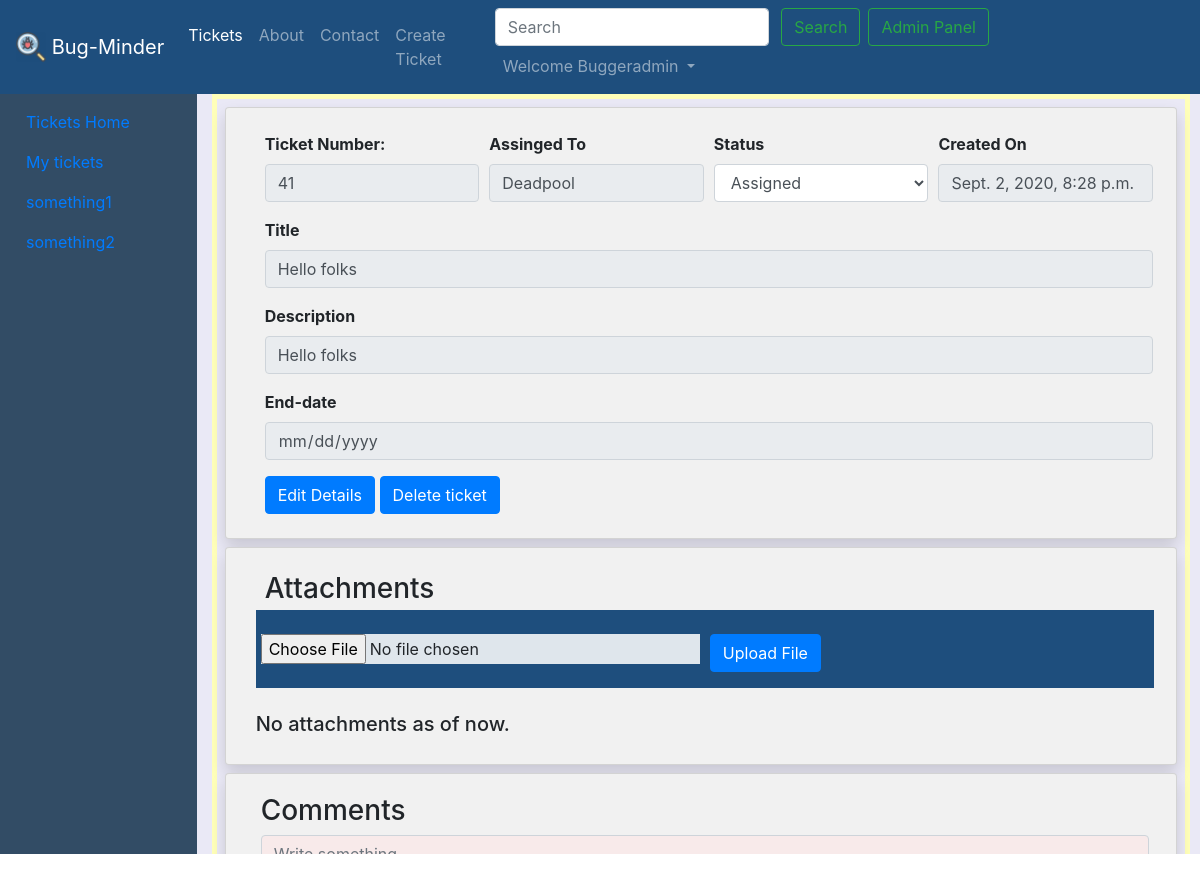
Page /tickets/41 (signed in) on the committed database.
### tickets/models.py (models this page shows, shortened)
class Ticket(models.Model):
    tno = models.AutoField(primary_key=True)
    title = models.CharField(max_length=255)
    content = models.TextField()
    author = models.CharField(max_length=100)
    status = models.CharField(max_length=20, default='Assigned')
    slug = models.CharField(max_length=130)
    timestamp = models.DateTimeField(default=now)
    end_date = models.DateTimeField(null=True, blank=True)

### tickets/views.py (the view)
# urls.py: path('<str:tno>', views.ticketDetails, name='ticketDetails'),
@login_required
def ticketDetails(request, tno):
    ticket = Ticket.objects.filter(tno=tno).first()
    comments = TicketComment.objects.filter(ticket=ticket)
    attachments = TicketAttachment.objects.filter(ticket=ticket)
    context = {
        'ticket': ticket,
        'comments': comments,
        'attachments': attachments
    }
    return render(request, 'tickets/ticketDetails.html', context)

### templates/tickets/ticketDetails.html (shortened to what this page needs)
{% extends 'ticketBase.html' %}
{% block ticketBody %}
<div id="div1" style="height: 760px;position:relative;">
    <div id="div2" style="max-height:100%;overflow:auto; ">
        <div id="div3" style="height:1500px;border:5px solid rgb(255 255 185);">
            <div class="card shadow m-2">
                <form>
                    <div class="container-fluid m-2">
                        <div class="form-row">
                            <div class="form-group col-md-3">
                                <label for="inputEmail4"><strong>Ticket Number:</strong></label>
                                <input type="text" class="form-control" id="tno" name="tno" value='{{ticket.tno}}'
                                    readonly>
                            </div>
                            <div class="form-group col-md-3">
                                <label for="author"><strong>Assinged To</strong></label>
                                <input type="text" class="form-control" id="author" name="author"
                                    value="{{ticket.author}}" readonly>
                            </div>
                            <div class="form-group col-md-3">
                                <label for="Status"><strong>Status</strong></label>
                                <select class="form-control" name="Status" id="Status">
                                    <option value="{{ticket.status}}" selected><b>{{ticket.status}}</b></option>
                                </select>
                            </div>
                            <div class="form-group col-md-3">
                                <label for="timestamp"><strong>Created On</strong></label>
                                <input type="text" class="form-control" id="timestamp" name="timestamp"
                                    value="{{ticket.timestamp}}" readonly>
                            </div>
                        </div>
                        <div class="form-group">
                            <label for="Title"><strong>Title</strong></label>
                            <input type="text" class="form-control" id="Title" name="Title" value="{{ticket.title}}"
                                readonly>
                        </div>
                        <div class="form-group">
                            <label for="Description"><strong>Description</strong></label>
                            <input type="text" class="form-control" id="Description" name="Description"
                                value="{{ticket.content}}" readonly>
                        </div>
                        <div class="form-group">
                            <label for="enddate"><strong>End-date</strong></label>
                            <input type="date" class="form-control" id="end_date" name="end_date"
                                value="{{ticket.end_date|date:'Y-m-d'}}" readonly>
                        </div>
                        <a role="button" class="btn btn-primary" data-toggle="modal" data-target="#editTicketModal" title="Edit this ticket">Edit
                            Details</a>
                        <a role="button" class="btn btn-primary" data-toggle="modal"
                            data-target="#deleteTicketModal" title="Delete this ticket">Delete
                            ticket</a>
                    </div>
                </form>
            </div>
            <div class="card shadow m-2">
                <div class="container-fluid m-1">
                    <h3 class="m-1">Attachments</h3>
                    <form action="/tickets/ticketAttachments" method="POST" enctype="multipart/form-data">
                        <div class="form-row" style="background-color: #1e4e7d !important;">
                            <div class="form-group col-md-6">
                                {% comment %} <label for="attachment">Upload file(s):</label> {% endcomment %}<br>
                                <input type="file" class="form-control-file"
                                    style="background-color: #dfe6ec !important;" id="attachment" name="attachment"
                                    required="" oninvalid="this.setCustomValidity('Sorry!! we cannot upload AIR')"
                                    oninput="setCustomValidity('')">
                            </div>
                            <div class="form-group col-md-6">
                                <br>
                                <input type="submit" class="btn btn-primary" value="Upload File">
                            </div>
                        </div>
                    </form>
                    <br>
                    <div id="div1" style="position:relative;">
                        <div class="row">
                            {% if attachments|length < 1 %}
                            <h5>No attachments as of now.</b></h5>
                            {% endif %}
                        </div>
                    </div>
                </div>
            </div>
            <div class="card shadow m-2">
                <div class="container-fluid m-1">
                    <h3>Comments</h3>
                    <form action="/tickets/ticketComments" method="POST">
                        <textarea class="form-control" aria-label="With textarea" style="background-color: #f8eaea;"
                            class="form-control" name="comment" cols="30" rows="6" required="" placeholder="Write something.."
                            oninvalid="this.setCustomValidity('Comments cannot be an empty space:')"
                            oninput="setCustomValidity('')"></textarea>
                        <input type="hidden" name="ticketTno" value="{{ticket.tno}}"><br>
                    </form>
                    <br>
                </div>
            </div>
        </div>
    </div>
</div>
{% endblock ticketBody %}

### templates/base.html (shortened to what this page needs)
<!doctype html>
<html lang="en">
<head>
    <link rel="stylesheet" href="https://stackpath.bootstrapcdn.com/bootstrap/4.5.2/css/bootstrap.min.css"
>
    <link rel="stylesheet" href="https://use.fontawesome.com/releases/v5.6.3/css/all.css"
>
</head>
<body>
    <nav class="navbar navbar-expand-lg navbar-dark bg-dark" id="Nav_Base">
        {% load static %}
        <a class="navbar-brand" href="#"><img src="{%  static 'img/bug-magnifying-glass-icon.png' %}" width="30"
                height="30" class="d-inline-block align-top" alt="bug" loading="lazy"> Bug-Minder</a>
        <div class="collapse navbar-collapse" id="navbarSupportedContent">
            <ul class="navbar-nav mr-auto">
                {% if user.is_authenticated %}
                <li class="nav-item {% block ticketsactive %} {% endblock ticketsactive %}">
                    <a class="nav-link" href="/tickets">Tickets</a>
                </li>
                <li class="nav-item {% block aboutactive %} {% endblock aboutactive %}">
                    <a class="nav-link" href="/aboutPage">About</a>
                </li>
                <li class="nav-item {% block contactactive %} {% endblock contactactive %} ">
                    <a class="nav-link" href="/contact">Contact</a>
                </li>
                <li class="nav-item">
                    <a role="button" class="nav-link" data-toggle="modal" data-target="#createTicketModal">Create
                        Ticket</a>
                </li>
            </ul>
            <div class="ml-auto form-inline">
                <form method="get" action="/search" class="my-2 my-lg-0" autocomplete="off">
                    <input class="form-control mr-sm-2" type="search" id="query" name="query" id="query"
                        placeholder="Search" aria-label="Search" onchange="this.form.submit()">
                    <button class="btn btn-outline-success my-2 my-sm-0" type="submit">Search</button>
                </form>
                {% if request.user.is_superuser %}
                <a href="/admin" target="_blank" class="btn btn-outline-success m-2 my-2 my-sm-0" type="submit">Admin
                    Panel</a>
                {% endif %}
                <ul class="navbar-nav">
                    <li class="nav-item dropdown">
                        <a class="nav-link dropdown-toggle" href="#" id="navbarDropdown" role="button"
                            data-toggle="dropdown" aria-haspopup="true" aria-expanded="false">
                            Welcome {{ request.user|title }}
                        </a>
                    </li>
                </ul>
                {% endif %}
            </div>
        </div>
    </nav>
    {% block body %} {% endblock body %}
</body>
</html>

### templates/base.html (style rules this page uses)
.bg-dark { background-color: #1e4e7d !important; }

### templates/tickets/ticketDetails.html (style rules this page uses)
* { box-sizing: border-box; }
.row { margin: 0 -5px; }
.row:after { content: ""; display: table; clear: both; }
.card { box-shadow: 0 4px 8px 0 rgba(0, 0, 0, 0.2); padding: 16px; background-color: #f1f1f1; }

### rows in the picture
Ticket: tno "41", author "Deadpool", timestamp "Sept. 2, 2020, 8:28 p.m.", Title "Hello folks", Description "Hello folks"

### other values in the picture
{{ request.user|title }} "Buggeradmin"
